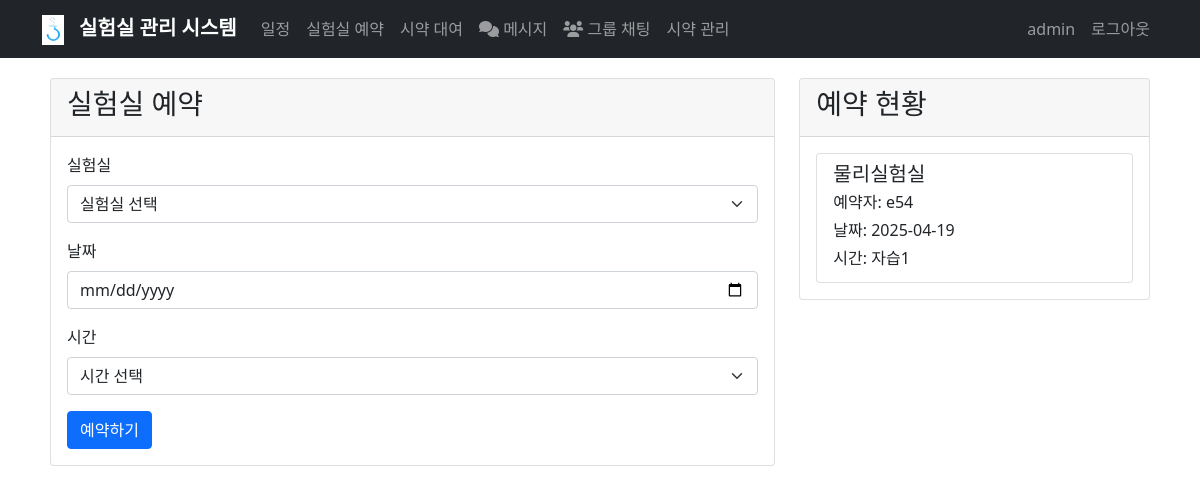
The app's page /lab_reservation (signed in) with its own data.
### app.py (models this page shows)
class User(UserMixin, db.Model):
    id = db.Column(db.Integer, primary_key=True)
    username = db.Column(db.String(80), unique=True, nullable=False)
    password_hash = db.Column(db.String(120), nullable=False)
    is_admin = db.Column(db.Boolean, default=False)
    schedules = db.relationship('Schedule', backref='user', lazy=True)
    reservations = db.relationship('LabReservation', backref='user', lazy=True)
    reagent_loans = db.relationship('ReagentLoan', backref='user', lazy=True)
    sent_messages = db.relationship('Message', foreign_keys='Message.sender_id', backref='sender', lazy=True)
    received_messages = db.relationship('Message', foreign_keys='Message.receiver_id', backref='receiver', lazy=True)
    created_rooms = db.relationship('ChatRoom', foreign_keys='ChatRoom.created_by', backref='creator', lazy=True)

class LabReservation(db.Model):
    id = db.Column(db.Integer, primary_key=True)
    lab_type = db.Column(db.String(20), nullable=False)  # 물리, 화학, 생명과학, 지구과학
    date = db.Column(db.Date, nullable=False)
    time_slot = db.Column(db.String(20), nullable=False)  # 자습1, 자습2, 자습3
    user_id = db.Column(db.Integer, db.ForeignKey('user.id'), nullable=False)

### app.py (the view, shortened to what this page needs)
@app.route('/lab_reservation', methods=['GET', 'POST'])
@login_required
def lab_reservation():
    reservations = LabReservation.query.order_by(LabReservation.date, LabReservation.time_slot).all()
    return render_template('lab_reservation.html', reservations=reservations)

### app.py (called while the page is built)
@login_manager.user_loader
def load_user(user_id):
    return User.query.get(int(user_id))

### templates/lab_reservation.html (shortened to what this page needs)
{% extends "base.html" %}
{% block content %}
<div class="row">
    <div class="col-md-8">
        <div class="card">
            <div class="card-header">
                <h3>실험실 예약</h3>
            </div>
            <div class="card-body">
                <form method="POST">
                    <div class="mb-3">
                        <label for="lab_type" class="form-label">실험실</label>
                        <select class="form-select" id="lab_type" name="lab_type" required>
                            <option value="">실험실 선택</option>
                        </select>
                    </div>
                    <div class="mb-3">
                        <label for="date" class="form-label">날짜</label>
                        <input type="date" class="form-control" id="date" name="date" required>
                    </div>
                    <div class="mb-3">
                        <label for="time_slot" class="form-label">시간</label>
                        <select class="form-select" id="time_slot" name="time_slot" required>
                            <option value="">시간 선택</option>
                        </select>
                    </div>
                    <button type="submit" class="btn btn-primary">예약하기</button>
                </form>
            </div>
        </div>
    </div>
    <div class="col-md-4">
        <div class="card">
            <div class="card-header">
                <h3>예약 현황</h3>
            </div>
            <div class="card-body">
                <div class="list-group">
                    {% for reservation in reservations %}
                    <div class="list-group-item">
                        <h5 class="mb-1">{{ reservation.lab_type }}실험실</h5>
                        <p class="mb-1">예약자: {{ reservation.user.username }}</p>
                        <p class="mb-1">날짜: {{ reservation.date.strftime('%Y-%m-%d') }}</p>
                        <p class="mb-1">시간: {{ reservation.time_slot }}</p>
                    </div>
                    {% endfor %}
                </div>
            </div>
        </div>
    </div>
</div>
{% endblock %}

### templates/base.html (shortened to what this page needs)
<!DOCTYPE html>
<html lang="ko">
<head>
    <link href="https://cdn.jsdelivr.net/npm/bootstrap@5.1.3/dist/css/bootstrap.min.css" rel="stylesheet">
    <link href='https://cdn.jsdelivr.net/npm/fullcalendar@6.1.10/index.global.min.css' rel='stylesheet' />
    <link rel="stylesheet" href="https://cdnjs.cloudflare.com/ajax/libs/font-awesome/6.0.0/css/all.min.css">
</head>
<body>
    <nav class="navbar navbar-expand-lg navbar-dark bg-dark">
        <div class="container">
            <a class="navbar-brand" href="{{ url_for('index') }}">
                <img src="{{ url_for('static', filename='logo.png') }}" alt="로고">
                실험실 관리 시스템
            </a>
            <div class="collapse navbar-collapse" id="navbarNav">
                <ul class="navbar-nav me-auto">
                    {% if current_user.is_authenticated %}
                    <li class="nav-item">
                        <a class="nav-link" href="{{ url_for('calendar') }}">일정</a>
                    </li>
                    <li class="nav-item">
                        <a class="nav-link" href="{{ url_for('lab_reservation') }}">실험실 예약</a>
                    </li>
                    <li class="nav-item">
                        <a class="nav-link" href="{{ url_for('reagent_loan') }}">시약 대여</a>
                    </li>
                    <li class="nav-item">
                        <a class="nav-link position-relative" href="{{ url_for('messages') }}">
                            <i class="fas fa-comments"></i> 메시지
                        </a>
                    </li>
                    <li class="nav-item">
                        <a class="nav-link" href="{{ url_for('chat_rooms') }}">
                            <i class="fas fa-users"></i> 그룹 채팅
                        </a>
                    </li>
                    {% if current_user.is_admin %}
                    <li class="nav-item">
                        <a class="nav-link" href="{{ url_for('manage_reagents') }}">시약 관리</a>
                    </li>
                    {% endif %}
                    {% endif %}
                </ul>
                <ul class="navbar-nav">
                    {% if current_user.is_authenticated %}
                    <li class="nav-item">
                        <span class="nav-link">{{ current_user.username }}</span>
                    </li>
                    <li class="nav-item">
                        <a class="nav-link" href="{{ url_for('logout') }}">로그아웃</a>
                    </li>
                    {% endif %}
                </ul>
            </div>
        </div>
    </nav>
    <div class="container main-content">
        {% block content %}{% endblock %}
    </div>
</body>
</html>

### templates/base.html (style rules this page uses)
.navbar-brand { font-weight: bold; }
.main-content { padding: 20px; }
.navbar-brand img { height: 30px; margin-right: 10px; }

### records on screen
User: username "admin"
LabReservation: lab_type "물리", user.username "e54", date "2025-04-19", time_slot "자습1"
